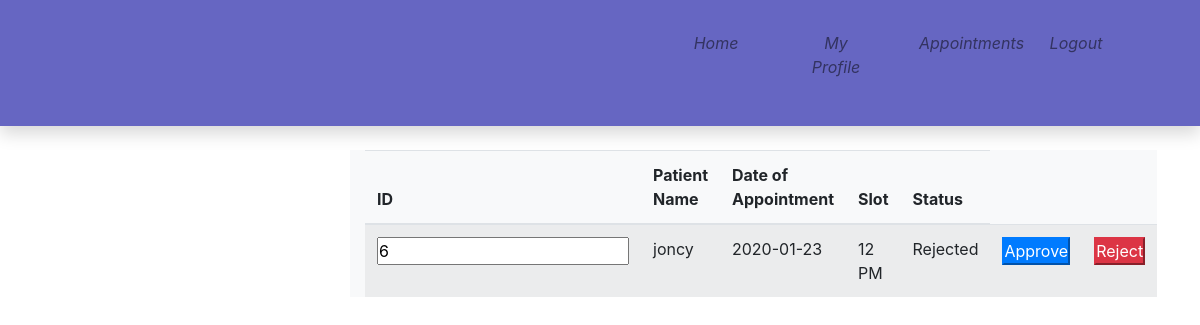
The app's page /viewappointment.php (signed in) with its own data.
### tables this page shows
CREATE TABLE `appointment` (
  `id` int(11) NOT NULL,
  `Did` int(11) NOT NULL,
  `Dname` varchar(30) NOT NULL,
  `Uname` varchar(30) NOT NULL,
  `Date` date NOT NULL,
  `Slot` varchar(20) NOT NULL,
  `Status` varchar(20) NOT NULL
);

### viewappointment.php (the view, shortened to what this page needs)
<!doctype html>
 <html>
  <head>
	  <link rel ="stylesheet" href="css/bootstrap.min.css">
	  <link rel ="stylesheet" href="css/style.css">
  </head>
  <body>
	<div class="container-fliud">
        <nav class="navbar navbar-expand navbar-light topbar mb-4 static-top shadow bg-gradient-primary">
          <ul class="navbar-nav ml-auto pr-5 p-hide">
            <li class="nav-item ">
              <a class="nav-link " href="doctorhome.php">
                <i class="fas fa-home"><p> Home</p></i>
              </a>
            </li>
			<li class="nav-item ">
              <a class="nav-link " href="doctorprofile.php">
                <i class="fas fa-home"><p> My Profile</p></i>
              </a>
            </li>
			<li class="nav-item ">
              <a class="nav-link " href="viewappointment.php">
                <i class="fas fa-home"><p> Appointments</p></i>
              </a>
            </li>
			<li class="nav-item ">
              <a class="nav-link " href="index.php">
                <i class="fas fa-home"><p> Logout</p></i>
              </a>
            </li>
          </ul>
        </nav>
	</div>
	<div class="container bg-light col-5">
	<table class="table table-striped card-text bg-light">
					<thead>
						<tr>
							<th scope="col">ID</th>
							<th scope="col">Patient Name</th>
							<th scope="col">Date of Appointment</th>
							<th scope="col">Slot</th>
							<th scope="col">Status</th>
						</tr>
					</thead>
					<tbody>
						<?php
							require_once 'connection.php';
							$var=$_SESSION['user'];
							$sql="select * from appointment where Dname='".$var."'";
							$result=mysqli_query($conn,$sql);
							while($row=mysqli_fetch_assoc($result))
							{
						?>
						<tr>
						<form action="action.php" method="post">
							<td scope="row"><input type="text" value="<?php echo $row['id'];?>" name="id" readonly></td>
							<td scope="row"><?php echo $row['Uname'];?></td>
							<td scope="row"><?php echo $row['Date'];?></td>
							<td scope="row"><?php echo $row['Slot'];?></td>
							<td scope="row"><?php echo $row['Status'];?></td>
							<td><input type="submit" value="Approve" class="btn-primary" name="approve"></td>
							<td><input type="submit" value="Reject" class="btn-danger" name="reject"></td>
						</form>
						</tr>
						<?php
							}
						?>
					</tbody>
				</table>
	</div>
  </body>
</html>

### css/style.css (style rules this page uses)
* { margin:0px; padding:0px; }
.navbar { text-align:center; background-color:rgba(0, 0, 153,0.6); }
.navbar ul { float:right; display:inline-flex; list-style-type:none; }
.navbar ul li { width:120px; padding:15px; }
.navbar ul li a { text-decoration:none; color:white; }

### records on screen
appointment: id "6", Uname "joncy", Date "2020-01-23", Slot "12 PM", Status "Rejected"
